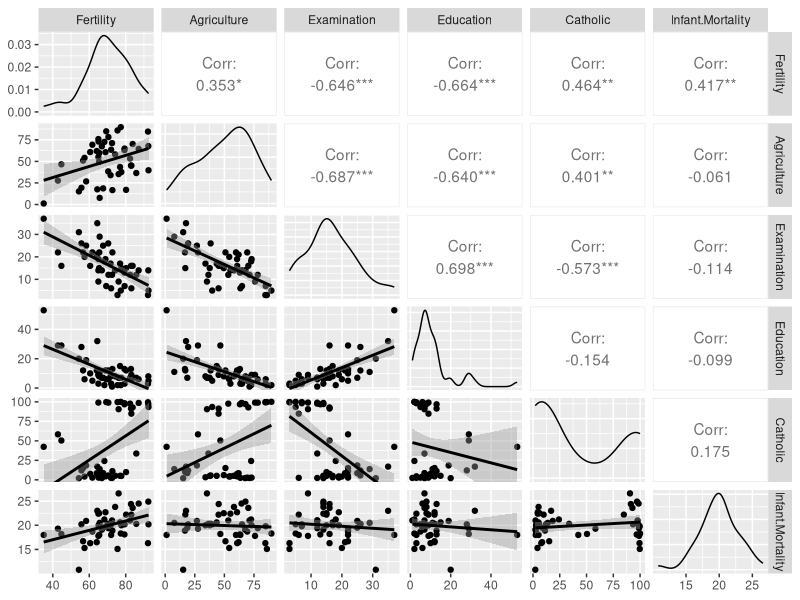

R code for this plot:
require(datasets)
data(swiss)
require(GGally)
require(ggplot2)

ggpairs(swiss, lower = list(continuous = "smooth"), wrap = c(method = "loess"))

summary(lm(Fertility ~ ., data = swiss))$coefficients


# Model 2 -----------------------------------------------------------------

summary(lm(Fertility ~ Agriculture, data = swiss))$coefficients
